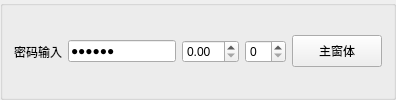
           <widget class="QGroupBox" name="groupBox_3">
            <property name="title">
             <string/>
            </property>
            <layout class="QHBoxLayout" name="horizontalLayout_6">
             <item>
              <widget class="QLabel" name="label">
               <property name="text">
                <string>密码输入</string>
               </property>
              </widget>
             </item>
             <item>
              <widget class="QLineEdit" name="lineEdit_2">
               <property name="text">
                <string>123456</string>
               </property>
               <property name="echoMode">
                <enum>QLineEdit::Password</enum>
               </property>
              </widget>
             </item>
             <item>
              <widget class="QDoubleSpinBox" name="doubleSpinBox">
               <property name="sizePolicy">
                <sizepolicy hsizetype="Expanding" vsizetype="Fixed">
                 <horstretch>0</horstretch>
                 <verstretch>0</verstretch>
                </sizepolicy>
               </property>
              </widget>
             </item>
             <item>
              <widget class="QSpinBox" name="spinBox">
               <property name="sizePolicy">
                <sizepolicy hsizetype="Expanding" vsizetype="Fixed">
                 <horstretch>0</horstretch>
                 <verstretch>0</verstretch>
                </sizepolicy>
               </property>
              </widget>
             </item>
             <item>
              <widget class="QPushButton" name="btnChangeStyle">
               <property name="minimumSize">
                <size>
                 <width>90</width>
                 <height>32</height>
                </size>
               </property>
               <property name="styleSheet">
                <string notr="true">/*QPalette{background:#EBECF0;}QGroupBox#gboxDevicePanel&gt;QLabel{color:#5D5C6C;}

QWidget#frmMain,QWidget[Form=&quot;true&quot;]{
border:1px solid #A9ACB5;
border-radius:0px;
}

.QFrame{
border:1px solid #A9ACB5;
border-radius:5px;
}

QLabel,QLineEdit,QTextEdit,QPlainTextEdit,QSpinBox,QGroupBox,QComboBox,QDateEdit,QTimeEdit,QDateTimeEdit,QSpinBox,QTreeView,QListView,QTableView,QTabWidget::pane{
color:#5D5C6C;
}

QWidget#widget_title{
background:qlineargradient(spread:pad,x1:0,y1:0,x2:0,y2:1,stop:0 #D8D9DE,stop:1 #C8C8D0);
}

QLabel#lab_Ico,QLabel#lab_Title{
border-radius:0px;
color:#5D5C6C;
background-color:rgba(0,0,0,0);
border-style:none;
}

QToolButton::menu-indicator{
image:None;
}

QToolButton,QWidget#widget_frm&gt;QLabel{
border-style:none;
padding:10px;
color:#5D5C6C;
background:qlineargradient(spread:pad,x1:0,y1:0,x2:0,y2:1,stop:0 #D8D9DE,stop:1 #C8C8D0);
}

QToolButton:hover,QWidget#widget_frm&gt;QLabel:hover{
background:qlineargradient(spread:pad,x1:0,y1:0,x2:0,y2:1,stop:0 #EFF0F4,stop:1 #DDE0E7);
}

QLabel[labVideo=&quot;true&quot;]{
color:#5D5C6C;
border:1px solid #A9ACB5;
background:qlineargradient(spread:pad,x1:0,y1:0,x2:0,y2:1,stop:0 #D8D9DE,stop:1 #C8C8D0);
}

QLabel[labVideo=&quot;true&quot;]:focus{
border:1px solid #FF0000;
background:qlineargradient(spread:pad,x1:0,y1:0,x2:0,y2:1,stop:0 #EFF0F4,stop:1 #DDE0E7);
}

QLineEdit,QTextEdit,QPlainTextEdit,QSpinBox{
border:1px solid #A9ACB5;
border-radius:5px;
padding:2px;
background:none;
selection-background-color:#D8D9DE;
selection-color:#5D5C6C;
}

QLineEdit[echoMode=&quot;2&quot;]{
lineedit-password-character:9679;
}

.QGroupBox{
border:1px solid #A9ACB5;
border-radius:5px;
}

.QPushButton{
border-style:none;
border:1px solid #A9ACB5;
color:#5D5C6C;
padding:5px;
min-height:20px;
border-radius:5px;
background:qlineargradient(spread:pad,x1:0,y1:0,x2:0,y2:1,stop:0 #D8D9DE,stop:1 #C8C8D0);
}

.QPushButton:hover{
background:qlineargradient(spread:pad,x1:0,y1:0,x2:0,y2:1,stop:0 #EFF0F4,stop:1 #DDE0E7);
}

.QPushButton:pressed{
background:qlineargradient(spread:pad,x1:0,y1:0,x2:0,y2:1,stop:0 #D8D9DE,stop:1 #C8C8D0);
}

.QPushButton:disabled{
color:#838383;
background:#F4F4F4;
}

QPushButton#btnSplitterH{
padding:2px;
min-height:8px;
}

QPushButton#btnMenu,QPushButton#btnMenu_Min,QPushButton#btnMenu_Max,QPushButton#btnMenu_Close,QPushButton#btnSplitterV,QPushButton#btnSplitterH{
border-radius:0px;
color:#5D5C6C;
background-color:rgba(0,0,0,0);
border-style:none;
}

QPushButton#btnMenu:hover,QPushButton#btnMenu_Min:hover,QPushButton#btnMenu_Max:hover,QPushButton#btnSplitterV:hover,QPushButton#btnSplitterH:hover{
background-color:qlineargradient(spread:pad,x1:0,y1:1,x2:0,y2:0,stop:0 rgba(25,134,199,0),stop:1 #EFF0F4);
}

QPushButton#btnMenu_Close:hover{
background-color:qlineargradient(spread:pad,x1:0,y1:1,x2:0,y2:0,stop:0 rgba(238,0,0,128),stop:1 rgba(238,44,44,255));
}

QCheckBox{
color:#5D5C6C;
spacing:2px;
}

QCheckBox::indicator{
width:20px;
height:20px;
}

QCheckBox::indicator:unchecked{
image:url(:/image/checkbox_unchecked.png);
}

QCheckBox::indicator:checked{
image:url(:/image/checkbox_checked.png);
}

QRadioButton{
color:#5D5C6C;
spacing:2px;
}

QRadioButton::indicator{
width:15px;
height:15px;
}

QRadioButton::indicator::unchecked{
image:url(:/image/radio_normal.png);
}

QRadioButton::indicator::checked{
image:url(:/image/radio_selected.png);
}

QSpinBox::up-button,QDateEdit::up-button,QTimeEdit::up-button,QDateTimeEdit::up-button{
image:url(:/image/add_top.png);
}

QSpinBox::down-button,QDateEdit::down-button,QTimeEdit::down-button,QDateTimeEdit::down-button{
image:url(:/image/add_bottom.png);
}

QComboBox,QDateEdit,QTimeEdit,QDateTimeEdit,QSpinBox{
border-radius:3px;
padding:3px 5px 3px 5px;
border:1px solid #A9ACB5;
background:none;
selection-background-color:#D8D9DE;
selection-color:#5D5C6C;
}

QComboBox::drop-down,QDateEdit::drop-down,QTimeEdit::drop-down,QDateTimeEdit::drop-down{
subcontrol-origin:padding;
subcontrol-position:top right;
width:15px;
border-left-width:1px;
border-left-style:solid;
border-top-right-radius:3px;
border-bottom-right-radius:3px;
border-left-color:#A9ACB5;
}

QComboBox::down-arrow,QDateEdit::down-arrow,QTimeEdit::down-arrow,QDateTimeEdit::down-arrow{
image:url(:/image/add_bottom.png);
}

QMenu{
color:#5D5C6C;
background-color:#D8D9DE;
margin:2px;
}

QMenu::item{
padding:3px 20px 3px 20px;
}

QMenu::indicator{
width:13px;
height:13px;
}

QMenu::item:selected{
color:#5D5C6C;
border:0px solid #A9ACB5;
background:qlineargradient(spread:pad,x1:0,y1:0,x2:0,y2:1,stop:0 #D8D9DE,stop:1 #C8C8D0);
}

QMenu::separator{
height:1px;
background:#A9ACB5;
}

QProgressBar{
background:#D8D9DE;
border-radius:5px;
text-align:center;
border:1px solid #A9ACB5;
}

QProgressBar::chunk{
width:5px;
margin:0.5px;
background-color:#A9ACB5;
}

QSlider::groove:horizontal,QSlider::add-page:horizontal{
height:8px;
border-radius:3px;
background:#A9ACB5;
}

QSlider::sub-page:horizontal{
height:8px;
border-radius:3px;
background:#8C8C8C;
}

QSlider::handle:horizontal{
width:13px;
margin-top:-3px;
margin-bottom:-3px;
border-radius:6px;
background:qradialgradient(spread:pad,cx:0.5,cy:0.5,radius:0.5,fx:0.5,fy:0.5,stop:0.6 #EFF0F4,stop:0.8 #A9ACB5);
}

QSlider::groove:vertical,QSlider::sub-page:vertical{
width:8px;
border-radius:3px;
background:#A9ACB5;
}

QSlider::add-page:vertical{
width:8px;
border-radius:3px;
background:#8C8C8C;
}

QSlider::handle:vertical{
height:13px;
margin-left:-2px;
margin-right:-3px;
border-radius:6px;
background:qradialgradient(spread:pad,cx:0.5,cy:0.5,radius:0.5,fx:0.5,fy:0.5,stop:0.6 #EFF0F4,stop:0.8 #A9ACB5);
}

QScrollBar:vertical{
width:10px;
background-color:rgba(0,0,0,0%);
padding-top:10px;
padding-bottom:10px;
}

QScrollBar:horizontal{
height:10px;
background-color:rgba(0,0,0,0%);
padding-left:10px;
padding-right:10px;
}

QScrollBar::handle:vertical,QScrollBar::handle:horizontal{
width:10px;
background:#8C8C8C;
}

QScrollBar::handle:vertical:hover,QScrollBar::handle:horizontal:hover{
width:10px;
background:#8C8C8C;
}

QScrollBar::add-line:vertical{
height:10px;
width:10px;
subcontrol-position:bottom;
subcontrol-origin:margin;
border-image:url(:/image/add_bottom.png);
}

QScrollBar::add-line:horizontal{
height:10px;
width:10px;
subcontrol-position:right;
subcontrol-origin:margin;
border-image:url(:/image/add_right.png);
}

QScrollBar::sub-line:vertical{
height:10px;
width:10px;
subcontrol-position:top;
subcontrol-origin:margin;
border-image:url(:/image/add_top.png);
}

QScrollBar::sub-line:horizontal{
height:10px;
width:10px;
subcontrol-position:left;
subcontrol-origin:margin;
border-image:url(:/image/add_left.png);
}

QScrollBar::add-page:vertical,QScrollBar::sub-page:vertical,QScrollBar::add-page:horizontal,QScrollBar::sub-page:horizontal{
width:10px;
background:#A9ACB5;
}

QScrollArea{
border:0px;
}

QTreeView,QListView,QTableView,QTabWidget::pane{
border:1px solid #A9ACB5;
selection-background-color:#EFF0F4;
selection-color:#5D5C6C;
alternate-background-color:#DDE0E7;
}

QTableView::item:selected,QListView::item:selected,QTreeView::item:selected{
color:#5D5C6C;
background:qlineargradient(spread:pad,x1:0,y1:0,x2:0,y2:1,stop:0 #D8D9DE,stop:1 #C8C8D0);
}

QTableView::item:hover,QListView::item:hover,QTreeView::item:hover{
color:#5D5C6C;
background:qlineargradient(spread:pad,x1:0,y1:0,x2:0,y2:1,stop:0 #EFF0F4,stop:1 #DDE0E7);
}

QTableView::item,QListView::item,QTreeView::item{
padding:5px;
margin:0px;
}

QHeaderView::section,QTableCornerButton:section{
padding:3px;
margin:0px;
color:#5D5C6C;
border:1px solid #A9ACB5;
background:qlineargradient(spread:pad,x1:0,y1:0,x2:0,y2:1,stop:0 #EFF0F4,stop:1 #DDE0E7);
}

QTabBar::tab{
border-radius:5px;
border:1px solid #A9ACB5;
color:#5D5C6C;
min-width:55px;
min-height:20px;
padding:3px 8px 3px 8px;
margin:1px;
background:qlineargradient(spread:pad,x1:0,y1:0,x2:0,y2:1,stop:0 #EFF0F4,stop:1 #DDE0E7);
}

QTabBar::tab:selected,QTabBar::tab:hover{
background:qlineargradient(spread:pad,x1:0,y1:0,x2:0,y2:1,stop:0 #D8D9DE,stop:1 #C8C8D0);
}

QStatusBar::item{
border:0px solid #D8D9DE;
border-radius:3px;
}

QToolBox::tab,QToolTip,QGroupBox#gboxDevicePanel{
padding:3px;
border-radius: 5px;
color:#5D5C6C;
background:qlineargradient(spread:pad,x1:0,y1:0,x2:0,y2:1,stop:0 #D8D9DE,stop:1 #C8C8D0);
}

QToolBox::tab:selected{
background:qlineargradient(spread:pad,x1:0,y1:0,x2:0,y2:1,stop:0 #EFF0F4,stop:1 #DDE0E7);
}
*/</string>
               </property>
               <property name="text">
                <string>主窗体</string>
               </property>
              </widget>
             </item>
            </layout>
           </widget>
